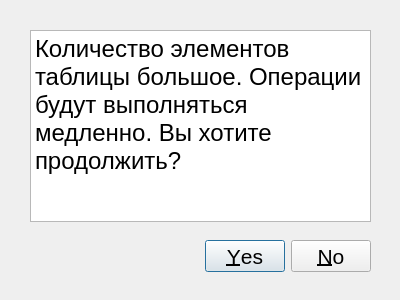
<?xml version="1.0" encoding="UTF-8"?>
<ui version="4.0">
 <class>Dialog</class>
 <widget class="QDialog" name="Dialog">
  <property name="geometry">
   <rect>
    <x>0</x>
    <y>0</y>
    <width>400</width>
    <height>300</height>
   </rect>
  </property>
  <property name="font">
   <font>
    <pointsize>16</pointsize>
   </font>
  </property>
  <property name="windowTitle">
   <string>Dialog</string>
  </property>
  <widget class="QDialogButtonBox" name="buttonBox">
   <property name="geometry">
    <rect>
     <x>30</x>
     <y>240</y>
     <width>341</width>
     <height>32</height>
    </rect>
   </property>
   <property name="orientation">
    <enum>Qt::Horizontal</enum>
   </property>
   <property name="standardButtons">
    <set>QDialogButtonBox::No|QDialogButtonBox::Yes</set>
   </property>
  </widget>
  <widget class="QTextBrowser" name="textBrowser">
   <property name="geometry">
    <rect>
     <x>30</x>
     <y>30</y>
     <width>341</width>
     <height>192</height>
    </rect>
   </property>
   <property name="html">
    <string>&lt;!DOCTYPE HTML PUBLIC &quot;-//W3C//DTD HTML 4.0//EN&quot; &quot;http://www.w3.org/TR/REC-html40/strict.dtd&quot;&gt;
&lt;html&gt;&lt;head&gt;&lt;meta name=&quot;qrichtext&quot; content=&quot;1&quot; /&gt;&lt;style type=&quot;text/css&quot;&gt;
p, li { white-space: pre-wrap; }
&lt;/style&gt;&lt;/head&gt;&lt;body style=&quot; font-family:'MS Shell Dlg 2'; font-size:16pt; font-weight:400; font-style:normal;&quot;&gt;
&lt;p style=&quot; margin-top:0px; margin-bottom:0px; margin-left:0px; margin-right:0px; -qt-block-indent:0; text-indent:0px;&quot;&gt;&lt;span style=&quot; font-size:18pt;&quot;&gt;Количество элементов таблицы большое. Операции будут выполняться медленно. Вы хотите продолжить?&lt;/span&gt;&lt;/p&gt;&lt;/body&gt;&lt;/html&gt;</string>
   </property>
  </widget>
 </widget>
 <resources/>
 <connections>
  <connection>
   <sender>buttonBox</sender>
   <signal>accepted()</signal>
   <receiver>Dialog</receiver>
   <slot>accept()</slot>
   <hints>
    <hint type="sourcelabel">
     <x>248</x>
     <y>254</y>
    </hint>
    <hint type="destinationlabel">
     <x>157</x>
     <y>274</y>
    </hint>
   </hints>
  </connection>
  <connection>
   <sender>buttonBox</sender>
   <signal>rejected()</signal>
   <receiver>Dialog</receiver>
   <slot>reject()</slot>
   <hints>
    <hint type="sourcelabel">
     <x>316</x>
     <y>260</y>
    </hint>
    <hint type="destinationlabel">
     <x>286</x>
     <y>274</y>
    </hint>
   </hints>
  </connection>
 </connections>
</ui>
